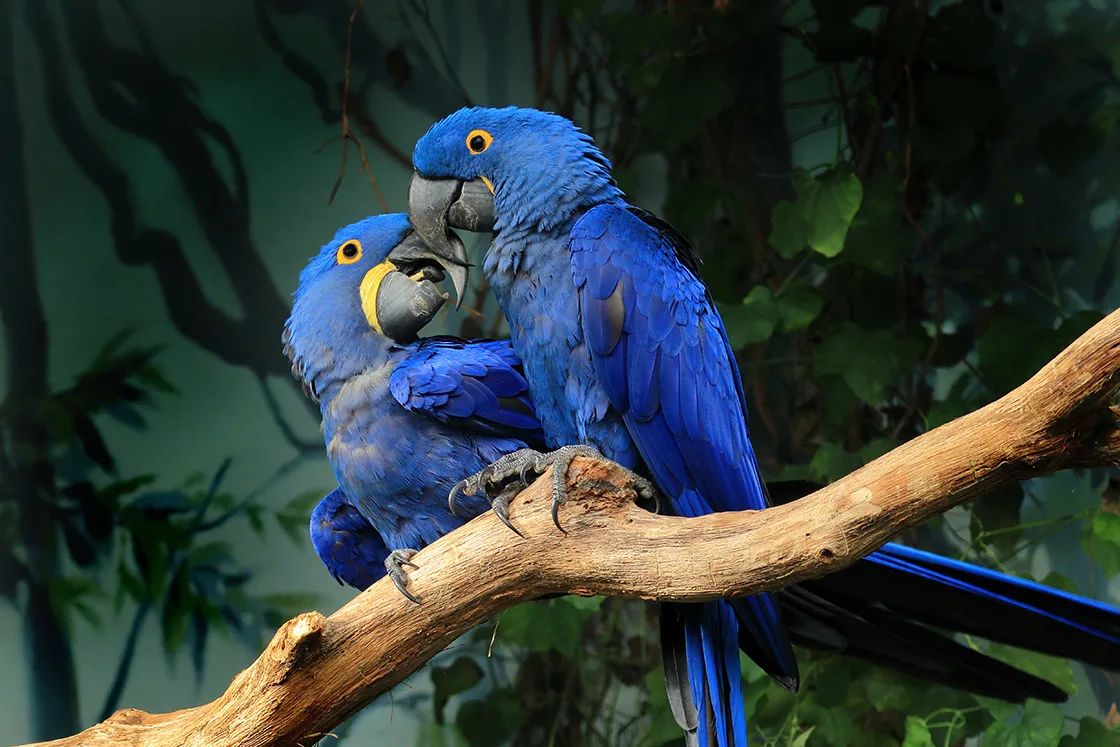
#> input picture images/blues.webp, 1120 x 747 px
$ jupyter execute '01_DIP(Week 02)_Student_Assignment_Notebook.ipynb'
#> lines starting #> are read from the running program, lines starting #| are printed output that depends on the picture; after the words box and inside, x2 and y2 are one past the last pixel; in counts of white or black regions, pixels touching at a corner belong together
# Digital Image Processing — Student Assignment Notebook

**Spring 2026**
**Topic:** Image I/O, grayscale/binary, cropping (ROI), color spaces, and basic arithmetic operations

Fill in the fields below and complete **all TODO cells**.

**Student name:** …
**Student ID:** …
**Date:** 2026-02-06

## 0) Environment check

Run the next cell. If you see import errors, install the missing packages (e.g., `pip install opencv-python matplotlib scikit-image`).

[cell 1]
# Imports (run once)
import os
import numpy as np
import matplotlib.pyplot as plt

import cv2

from skimage import data  # provides sample images (offline)

print("OpenCV:", cv2.__version__)

## Helper functions (provided)

Use these helpers for consistent display and safe arithmetic on `uint8` images.

[cell 2]
# [10 lines left out: function to_rgb, not called in this run]

def load_image(path=None):
    """Load an RGB image. If path is missing, fall back to a built-in sample."""
#> called with path = './images/blues.webp'
    if path and os.path.exists(path):
        bgr = cv2.imread(path, cv2.IMREAD_COLOR)
#> bgr is the input picture: shape (747, 1120, 3); mean B, G, R 56.9, 58.5, 46.3
        if bgr is None:
            raise ValueError(f"Failed to read: {path}")
        rgb = cv2.cvtColor(bgr, cv2.COLOR_BGR2RGB)
        return rgb
    # offline sample (RGB)
    return data.astronaut()

def show_side_by_side(img1, img2, title1="Image 1", title2="Image 2", cmap1=None, cmap2=None):
    plt.figure(figsize=(10,4))
    plt.subplot(1,2,1); plt.imshow(img1, cmap=cmap1); plt.title(title1); plt.axis('off')
    plt.subplot(1,2,2); plt.imshow(img2, cmap=cmap2); plt.title(title2); plt.axis('off')
    plt.axis('off')
    plt.show()

def clip_uint8(x):
    """Clip and convert to uint8."""
    return np.clip(x, 0, 255).astype(np.uint8)

## 1) Load an image (you choose)

Preferred: place an image file (e.g., `fruit basket.jpg`) in the same folder as this notebook and set `IMAGE_PATH`.

If you leave `IMAGE_PATH=None`, the notebook will use a built-in sample image.

[cell 3]
# TODO: set this to your image file name if you have one, e.g. "fruit basket.jpg"
IMAGE_PATH = "./images/blues.webp"

img = load_image(IMAGE_PATH)
print("Image shape (H, W, C):", img.shape, "| dtype:", img.dtype)
#| Image shape (H, W, C): (747, 1120, 3) | dtype: uint8

plt.figure(figsize=(5,5))
plt.imshow(img)
plt.title("Loaded image (RGB)")
plt.axis("off")
plt.show()

## 2) Image I/O basics

### Task 2.1 — Inspect pixels
1. Print the pixel value at `(row=0, col=0)` and at the image center.
2. Explain what the 3 numbers represent in an RGB image.

Write your answer under **Task 2.1 (Answer)**.

[cell 4]
# TODO (Task 2.1): print two pixel values
h, w = img.shape[:2]
print("Top-left pixel:", img[0, 0])
#| Top-left pixel: [21 34 34]
print("Center pixel:", img[h//2, w//2])
#| Center pixel: [ 43  79 153]

**Task 2.1 (Answer):**
Each pixel in an RGB image contains 3 values:
	•	First number → Red intensity
	•	Second number → Green intensity
	•	Third number → Blue intensity

Each value ranges from 0 to 255, representing the strength of that color channel at that pixel.

### Task 2.2 — Save and re-load
Save the loaded image to disk as `output_saved.png`, then load it again and verify:
- shape is the same
- dtype is `uint8`

[cell 5]
# TODO (Task 2.2): save and reload
out_path = "output_saved.png"

# OpenCV expects BGR when writing
bgr = cv2.cvtColor(img, cv2.COLOR_RGB2BGR)
cv2.imwrite(out_path, bgr)

reloaded_bgr = cv2.imread(out_path, cv2.IMREAD_COLOR)
reloaded_rgb = cv2.cvtColor(reloaded_bgr, cv2.COLOR_BGR2RGB)

print("Reloaded shape:", reloaded_rgb.shape, "| dtype:", reloaded_rgb.dtype)
#| Reloaded shape: (747, 1120, 3) | dtype: uint8
show_side_by_side(img, reloaded_rgb, "Original", "Reloaded")

## 3) Grayscale and binary images

### Task 3.1 — Convert to grayscale
Create a grayscale version of the image using OpenCV. Display original vs grayscale.

[cell 6]
# TODO (Task 3.1): grayscale
gray = cv2.cvtColor(img, cv2.COLOR_RGB2GRAY)
show_side_by_side(img, gray, "RGB", "Grayscale", cmap2="gray")
print("Gray shape:", gray.shape, "| dtype:", gray.dtype)
#| Gray shape: (747, 1120) | dtype: uint8

### Task 3.2 — Threshold to binary
1. Create a binary image using a manual threshold (e.g., 128).
2. Create a binary image using Otsu's method.
3. Compare results (1–2 sentences).

[cell 7]
# TODO (Task 3.2): thresholding
th_manual = 128
_, binary_manual = cv2.threshold(gray, th_manual, 255, cv2.THRESH_BINARY)
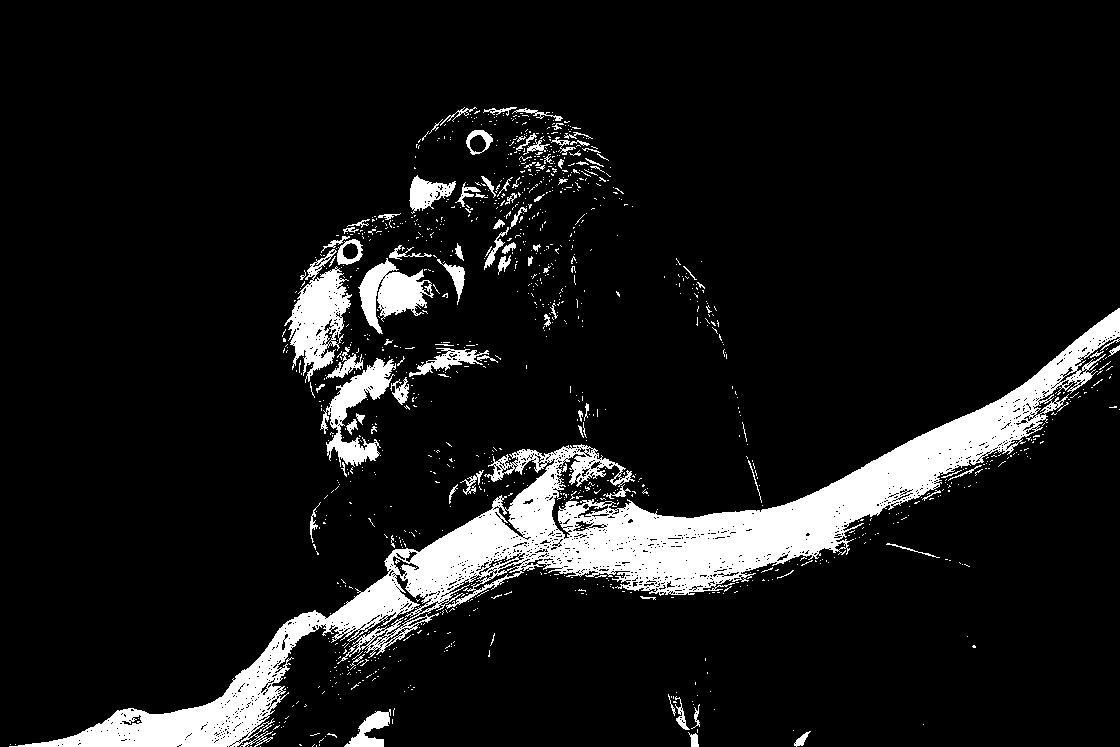
#> binary_manual: shape (747, 1120); 9.5% white; 1147 white regions (1056 under 20 px), largest, box (x1, y1, x2, y2) and area: (9, 308, 1120, 747) 57467, (284, 249, 352, 383) 4066, (320, 358, 396, 467) 2887

_, binary_otsu = cv2.threshold(gray, 0, 255, cv2.THRESH_BINARY + cv2.THRESH_OTSU)
#> binary_otsu: shape (747, 1120); 19.7% white; 973 white regions (847 under 20 px), largest, box (x1, y1, x2, y2) and area: (0, 172, 1120, 747) 121607, (412, 106, 612, 287) 12589, (511, 204, 620, 368) 7566

show_side_by_side(binary_manual, binary_otsu, f"Manual (T={th_manual})", "Otsu", cmap1="gray", cmap2="gray")
print("Otsu threshold chosen by OpenCV:", _)
#| Otsu threshold chosen by OpenCV: 86.0

**Task 3.2 (Answer):**
- Using a manual threshold of 128 produces a binary image based on a fixed intensity value, which may not separate foreground and background optimally. Otsu’s method automatically selected a threshold of 86.0, resulting in better separation because it chooses the threshold that minimizes intra-class variance based on the image histogram.

## 4) Cropping (ROI)

### Task 4.1 — Crop a region of interest
1. Pick an ROI using array slicing: `img[y1:y2, x1:x2]`.
2. Display original and cropped ROI.

Tip: choose coordinates that capture a meaningful object/face.

[cell 8]
# TODO (Task 4.1): set ROI coordinates
h, w = img.shape[:2]
x1, y1 = int(0.25*w), int(0.25*h)
x2, y2 = int(0.75*w), int(0.75*h)

roi = img[y1:y2, x1:x2].copy()
show_side_by_side(img, roi, "Original", f"ROI x[{x1}:{x2}] y[{y1}:{y2}]")
print("ROI shape:", roi.shape)
#| ROI shape: (374, 560, 3)

### Task 4.2 — Explain coordinates
Explain why the slicing is `img[y, x]` (row-major) and not `img[x, y]`.

**Task 4.2 (Answer):**
- The slicing uses img[y, x] because images in NumPy are stored in row-major order, meaning the first dimension represents rows (height → y-axis) and the second dimension represents columns (width → x-axis). Therefore, we access pixels as img[row, column], not img[x, y].

## 5) Color spaces

### Task 5.1 — Convert RGB to HSV and visualize channels
1. Convert the image to HSV using OpenCV.
2. Display the H, S, and V channels as grayscale images.

[cell 9]
# TODO (Task 5.1): HSV conversion and channel display
hsv = cv2.cvtColor(img, cv2.COLOR_RGB2HSV)
#> hsv: shape (747, 1120, 3); mean H, S, V 68.3, 128.7, 73.7
H, S, V = hsv[:,:,0], hsv[:,:,1], hsv[:,:,2]
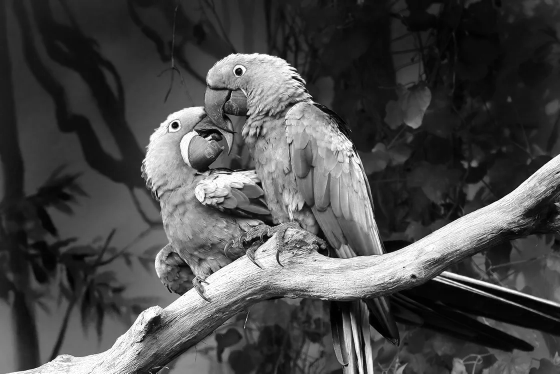
#> V: shape (747, 1120) (shown at 1/2 size); min 0, max 255, mean 73.7

plt.figure(figsize=(12,3))
for i, (ch, name) in enumerate([(H,"H"), (S,"S"), (V,"V")], start=1):
    plt.subplot(1,3,i); plt.imshow(ch, cmap="gray"); plt.title(name); plt.axis("off")
#> this loop made 3 passes
#> name on passes 1 to 3: 'H', 'S', 'V'
plt.show()

## 6) Lab 2 — Basic arithmetic operations on images

This section follows the Lab 2 handout (Basic arithmetic operations on images): subtraction, addition, multiplication, division.

Use your loaded image. Operations should be done safely on `uint8` images (0–255). OpenCV functions (`cv2.add`, `cv2.subtract`, etc.) saturate at 0/255 automatically.

### 6.1 Subtracting an intensity (darkening)

[cell 10]
# Provided example (edit the constant and re-run)
sub_val = 100  # TODO: try 30, 100, 150
img_sub = cv2.subtract(img, sub_val)

show_side_by_side(img, img_sub, "Original", f"Subtracted (-{sub_val})")

**Task 6.1 (Answer):**
1. What happens when you increase `sub_val`?
2. Why does the image get darker?

Answer:
1. It becomes darker
2. Since pixel values represent brightness (0–255), lowering these values decreases overall light intensity, making the image appear darker

### 6.2 Subtract from *red channel only*
Modify only the **R** channel (in RGB) by subtracting a constant. Keep other channels unchanged.

[cell 11]
# TODO (Task 6.2): subtract from Red channel only
sub_val_r = 80

img_red_only = img.copy()
# RGB: channel 0=R, 1=G, 2=B
img_red_only[:,:,0] = cv2.subtract(img_red_only[:,:,0], sub_val_r)

show_side_by_side(img, img_red_only, "Original", f"Red channel subtracted (-{sub_val_r})")

### 6.3 Adding an intensity (brightening)

[cell 12]
add_val = 100  # TODO: try 30, 100, 150
img_add = cv2.add(img, add_val)

show_side_by_side(img, img_add, "Original", f"Added (+{add_val})")

**Task 6.3 (Answer):**
1. What happens when you increase `add_val`?
2. Why does the image get brighter?

1. It becomes brighter
2. Since pixel values represent brightness (0–255), increasing these values increases overall light intensity, making the image appear brighter

### 6.4 Add to *red channel only*

[cell 13]
# TODO (Task 6.4): add to Red channel only
add_val_r = 80

img_red_only_add = img.copy()
img_red_only_add[:,:,0] = cv2.add(img_red_only_add[:,:,0], add_val_r)
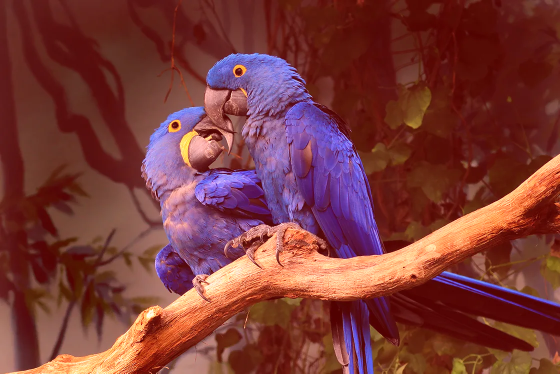
#> img_red_only_add: shape (747, 1120, 3) (shown at 1/2 size); mean R, G, B 123, 58.5, 56.9

show_side_by_side(img, img_red_only_add, "Original", f"Red channel added (+{add_val_r})")

### 6.5 Multiplying by a constant (contrast/brightness change)

Use `cv2.multiply` with a float factor. Convert to `float32` first, then clip back to `uint8`.

[cell 14]
# TODO: try factors like 0.5, 1.2, 2.0
factor = 2.0

img_f = img.astype(np.float32)
img_mul = clip_uint8(img_f * factor)

show_side_by_side(img, img_mul, "Original", f"Multiplied (×{factor})")

**Task 6.5 (Answer):**
- Discuss the effect of multiplying by a factor > 1 vs < 1.

My Answer:
1. Multiplying by a factor > 1 brightens the image by increasing pixel intensities, while a factor < 1 darkens it by reducing intensities. Values are clipped at 255, so very high factors can cause saturation.

### 6.6 Dividing by a constant

Division by a number > 1 tends to darken; division by < 1 tends to brighten (but can saturate).

[cell 15]
# TODO: try divisors like 2.0, 3.0, 0.5
divisor = 2.0

img_f = img.astype(np.float32)
img_div = clip_uint8(img_f / divisor)
#> in clip_uint8 (call 2), `return np.clip(x, 0, 255).astype(np.uint8)`:
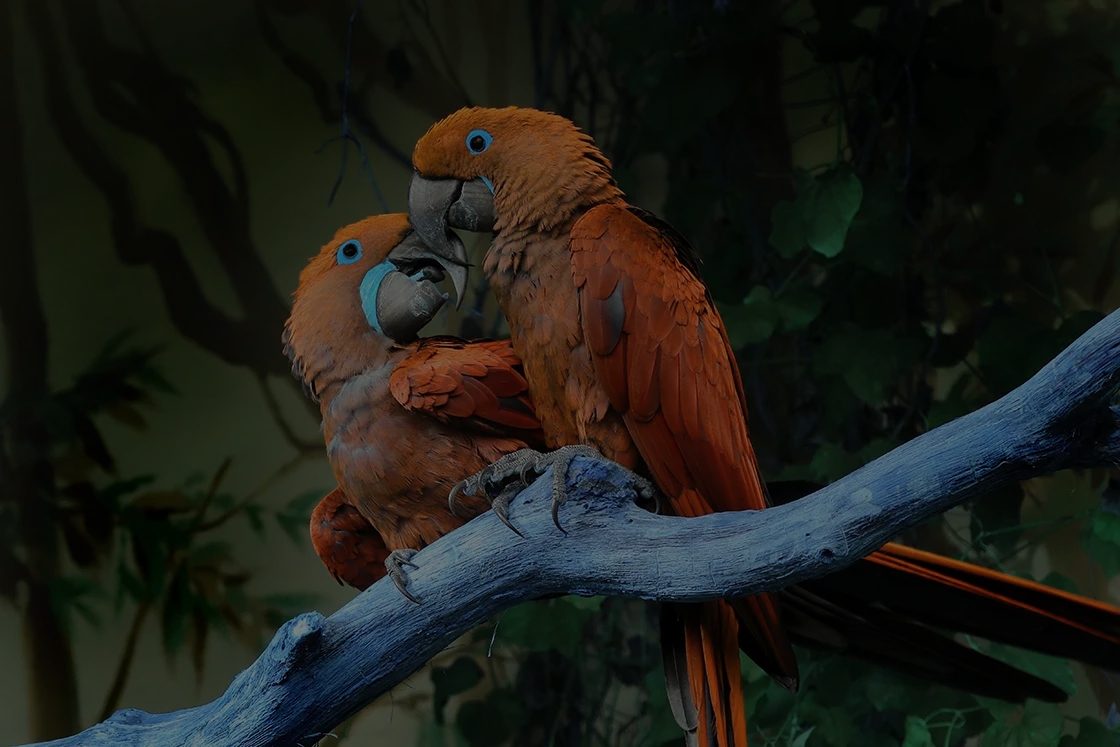
#> returned value: shape (747, 1120, 3); mean of channels 0, 1, 2 22.9, 29, 28.2; drawn as B, G, R

show_side_by_side(img, img_div, "Original", f"Divided (÷{divisor})")

$ run again, with images/bird.webp copied over images/blues.webp
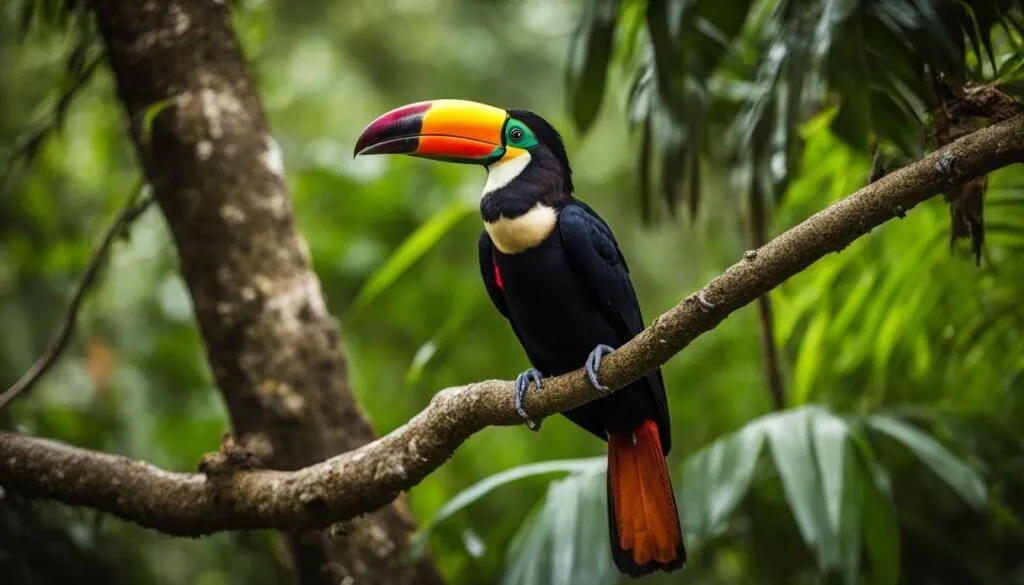
#> input picture images/bird.webp, 1024 x 585 px
#> in load_image, bgr is the input picture: shape (585, 1024, 3); mean B, G, R 40, 87, 78.2
#| Image shape (H, W, C): (585, 1024, 3) | dtype: uint8
#| Top-left pixel: [55 64 25]
#| Center pixel: [ 5  9 10]
#| Reloaded shape: (585, 1024, 3) | dtype: uint8
#| Gray shape: (585, 1024) | dtype: uint8
#> `_, binary_manual = cv2.threshold(gray, th_manual, 255, cv2.THRESH_BINA..`:
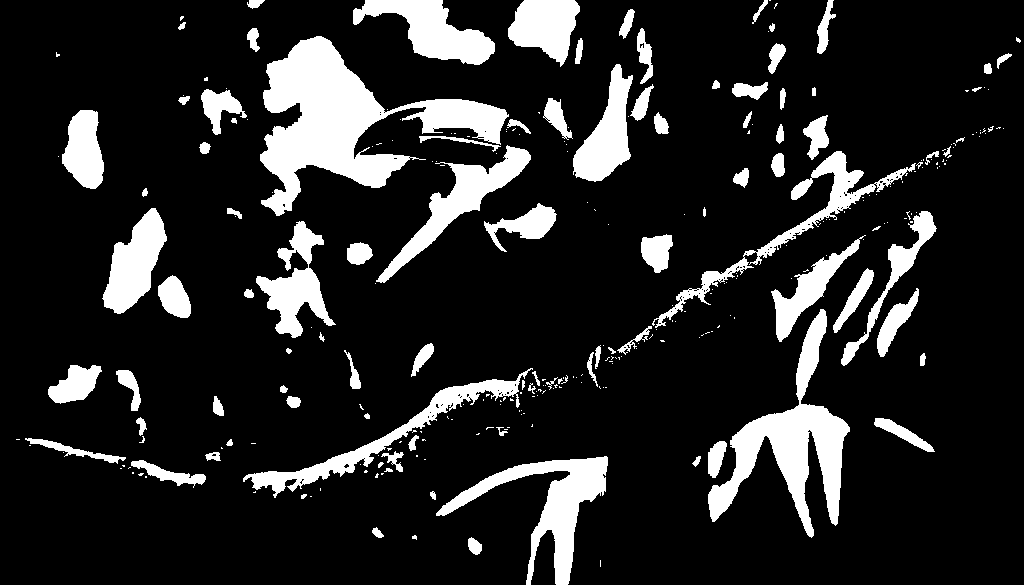
#> binary_manual: shape (585, 1024); 14.9% white; 293 white regions (199 under 20 px), largest, box (x1, y1, x2, y2) and area: (260, 36, 509, 216) 16285, (708, 309, 850, 538) 9306, (436, 456, 608, 585) 5998
#> binary_otsu: shape (585, 1024); 40.4% white; 289 white regions (204 under 20 px), largest, box (x1, y1, x2, y2) and area: (173, 0, 1011, 502) 126250, (660, 202, 985, 550) 43606, (5, 204, 271, 494) 24188
#| Otsu threshold chosen by OpenCV: 86.0
#| ROI shape: (292, 512, 3)
#> hsv: shape (585, 1024, 3); mean H, S, V 37.8, 149.5, 91.2
#> the loop `for i, (ch, name) in enumerate([(H,"H"), (S,"S"), (V,"V")], start=1):` made 3 passes
#> name on passes 1 to 3: 'H', 'S', 'V'
#> in clip_uint8 (call 2), `return np.clip(x, 0, 255).astype(np.uint8)`:
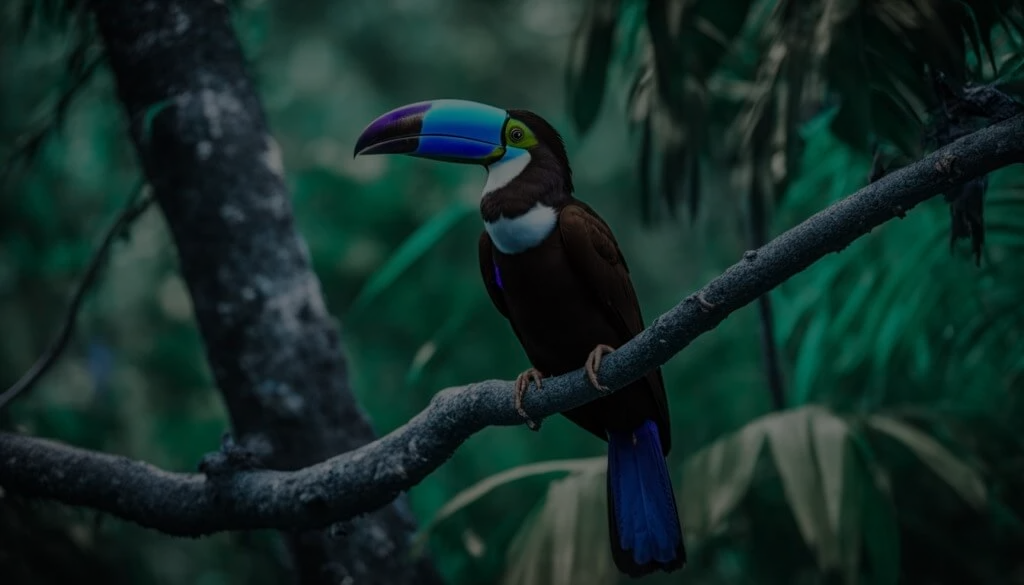
#> returned value: shape (585, 1024, 3); mean of channels 0, 1, 2 38.9, 43.3, 19.8; drawn as B, G, R
